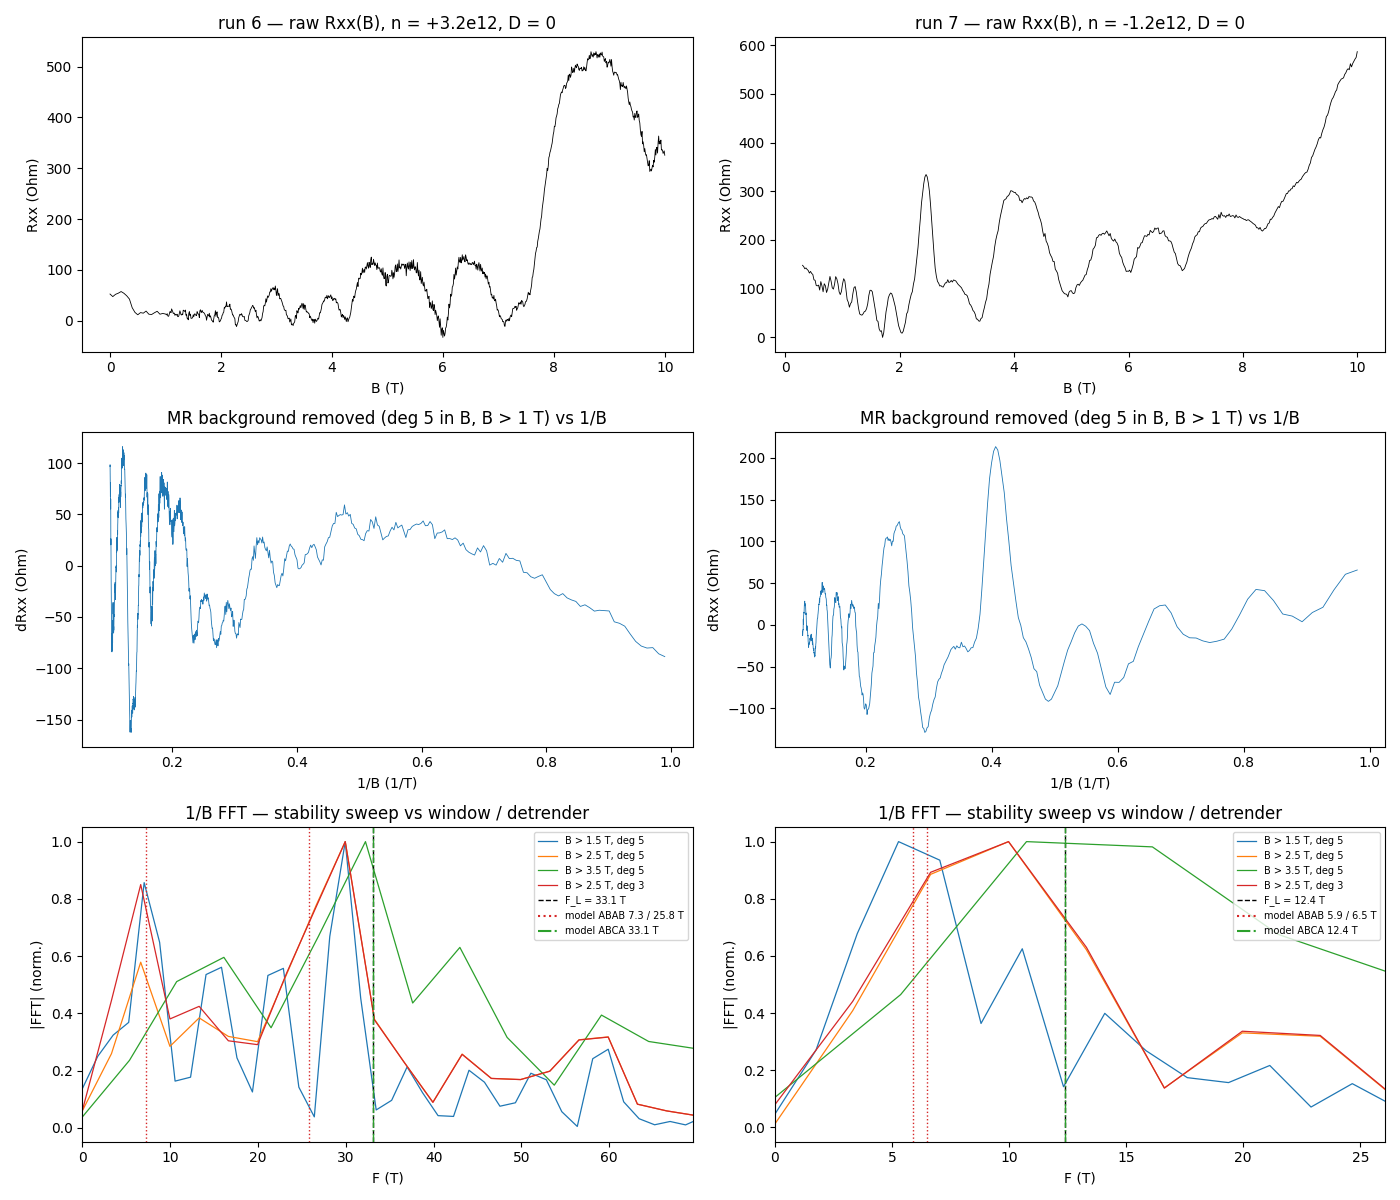

Python code for this plot:
"""Runs 6 + 7 — sdh-spot-check read (investigation Step 3): raw R(B) first, then bg-subtracted 1/B records,
per-tone onsets (hera.analysis.sdh_onset) and 1/B FFTs (sdh_fft) against F_L and the model's ABAB / ABCA tones."""
import sys
from scipy.signal import find_peaks
from hera.analysis import sdh_onset, sdh_fft, SdhOnsetError, luttinger_frequency

# model tones at the two spot densities (hera/models/tetralayer_fs_count/fs_count_b0.py, u_D = 0):
MODEL = {6: dict(n=+3.2, abab=(7.3, 25.8), abca=33.1, m_abab=(0.027, 0.061), m_abca=0.074),
         7: dict(n=-1.2, abab=(5.9, 6.5), abca=12.4, m_abab=(0.074, 0.032), m_abca=1.12)}
SENS, I_BIAS = 50e-6, 10e-9
WINDOWS = [(1.5, 5), (2.5, 5), (3.5, 5), (2.5, 3)]   # (B_lo cutoff, bg_degree) — FFT stability sweep

fig, axs = plt.subplots(3, 2, figsize=(14, 12))
spot = {}
for j, rid in enumerate((6, 7)):
    r = run(rid); print(summarize_run(r))
    B = r.col("magnet_field"); R = (r.col("sr1_X") / 1.0) / (r.col("sr0_X") / -1e6)   # R = (V/gain_V)/(I_X/gain_I), device card
    o = np.argsort(B); B, R = B[o], R[o]
    T = r.col("T_sample"); n12 = MODEL[rid]["n"]; FL = luttinger_frequency(n12 * 1e16)
    print(f"run {rid}: n = {n12:+.1f}e12, B {B.min():.2f}-{B.max():.2f} T ({len(B)} pts), R {R.min():.0f}..{R.max():.0f} Ohm "
          f"(max {R.max()/(SENS/I_BIAS)*100:.0f} % of the 5 kOhm FS), T_sample {T.min():.3f}-{T.max():.3f} K, F_L = {FL:.1f} T")
    # (0) raw
    axs[0, j].plot(B, R, lw=0.6, color="k"); axs[0, j].set_title(f"run {rid} — raw Rxx(B), n = {n12:+.1f}e12, D = 0"); axs[0, j].set_xlabel("B (T)"); axs[0, j].set_ylabel("Rxx (Ohm)")
    # (1) onset, per tone
    try:
        on = sdh_onset(R, B, r_full_scale=SENS / I_BIAS); print(on.summary()); spot[rid] = on
    except SdhOnsetError as e:
        print(f"run {rid}: SdhOnsetError — {e}")
    # (2) bg-subtracted record vs 1/B (deg-5 in B, B > 1 T)
    m = B > 1.0; dR = R[m] - np.polyval(np.polyfit(B[m], R[m], 5), B[m])
    axs[1, j].plot(1 / B[m], dR, lw=0.6); axs[1, j].set_xlabel("1/B (1/T)"); axs[1, j].set_ylabel("dRxx (Ohm)"); axs[1, j].set_title("MR background removed (deg 5 in B, B > 1 T) vs 1/B")
    # (3) FFT stability sweep
    for (lo, deg), c in zip(WINDOWS, ("C0", "C1", "C2", "C3")):
        f, S = sdh_fft(R[:, None], B, b_range=(lo, B.max()), bg_degree=deg); s = S[0] / S[0].max()
        pk, _ = find_peaks(s, prominence=0.05); pk = sorted(pk, key=lambda k: -s[k])[:6]
        print(f"  FFT window B > {lo} T, bg deg {deg}: peaks " + ", ".join(f"{f[k]:.1f} T ({s[k]:.2f})" for k in pk))
        axs[2, j].plot(f, s, c, lw=0.9, label=f"B > {lo} T, deg {deg}")
    md = MODEL[rid]
    axs[2, j].axvline(FL, color="k", ls="--", lw=1, label=f"F_L = {FL:.1f} T")
    for F in md["abab"]: axs[2, j].axvline(F, color="tab:red", ls=":", lw=1)
    axs[2, j].axvline(md["abca"], color="tab:green", ls="-.", lw=1)
    axs[2, j].plot([], [], "tab:red", ls=":", label=f"model ABAB {md['abab'][0]} / {md['abab'][1]} T"); axs[2, j].plot([], [], "tab:green", ls="-.", label=f"model ABCA {md['abca']} T")
    axs[2, j].set_xlim(0, 2.1 * FL); axs[2, j].set_xlabel("F (T)"); axs[2, j].set_ylabel("|FFT| (norm.)"); axs[2, j].legend(fontsize=7); axs[2, j].set_title("1/B FFT — stability sweep vs window / detrender")
fig.tight_layout(); plt.show()
